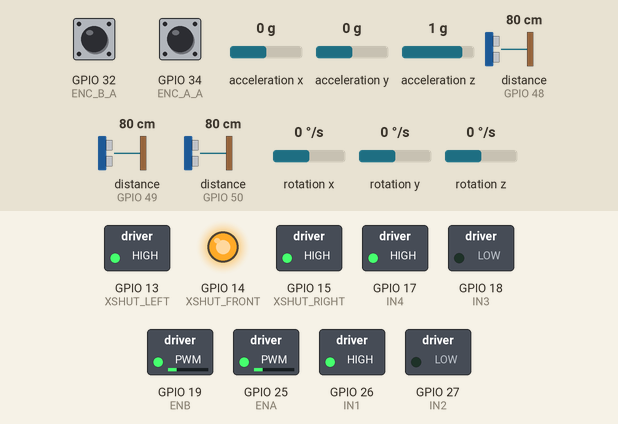
Recording of a sketch running on a simulated ESP32. On the bench: switched loads named in the sketch (green lamp = pin HIGH), output pins drawn as LEDs (lit = HIGH). The inputs (shaded band) are chosen by the test bench; at power-on: rotation z 0 °/s, distance to the obstacle (sensors on GPIO 48, GPIO 49, GPIO 50) 80 cm, GPIO 32 (ENC_B_A) HIGH, GPIO 34 (ENC_A_A) HIGH, acceleration x 0 g, acceleration y 0 g, acceleration z 1 g, rotation x 0 °/s, rotation y 0 °/s.

Above: at 6.3 s.
6.4 s: rotation z set to -192 °/s
14.3 s: rotation z set to 100 °/s
23.7 s: distance to the obstacle (sensor on GPIO 48) set to 10 cm
27.2 s: distance to the obstacle (sensor on GPIO 48) set to 7 cm
At 27.9 s:
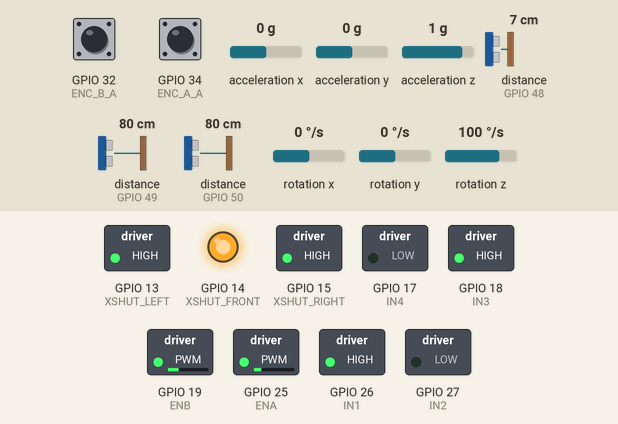
28.7 s: distance to the obstacle (sensor on GPIO 49) set to 17 cm
30.2 s: distance to the obstacle (sensor on GPIO 49) set to 13 cm
At 31.5 s:
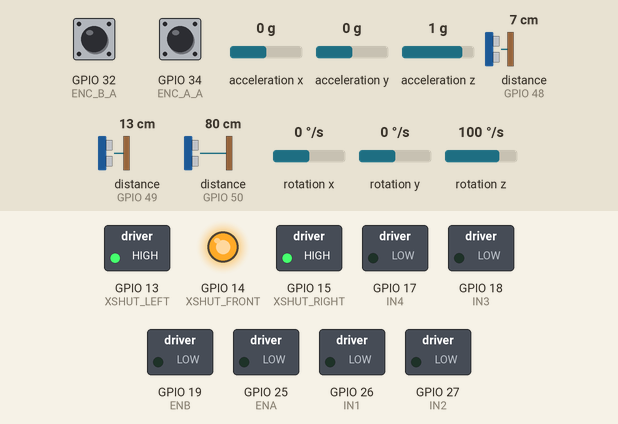
At 33.76 s:
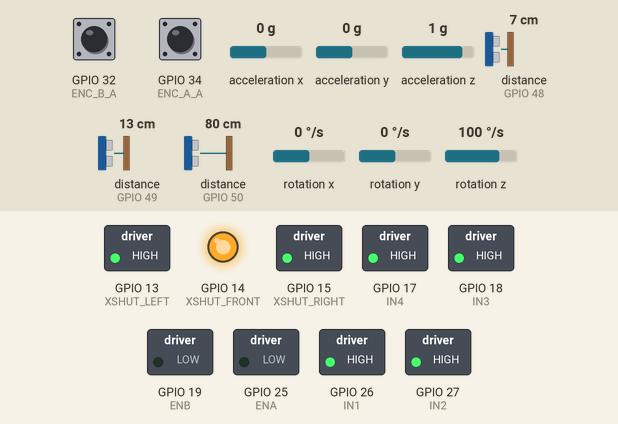
Timing chart, 0 to 34.7 s (numbered marks = the images above; inputs shaded):
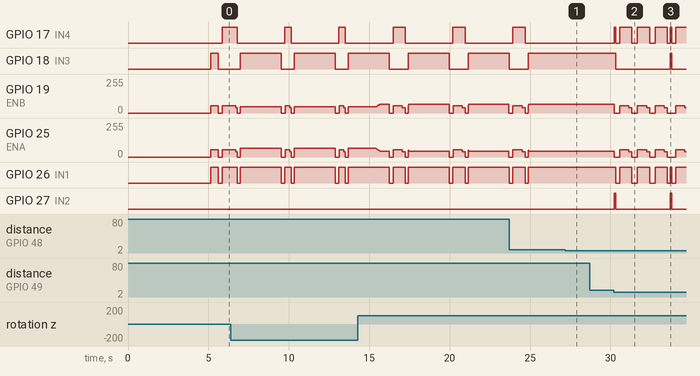

Measured:
- the behaviour switches between 9 and 8 cm on distance to the obstacle (sensor on GPIO 48) (found by bisection; images 0 and 1)
- the behaviour switches between 16 and 15 cm on distance to the obstacle (sensor on GPIO 49) (found by bisection; images 1 and 2)
- after the input at 27.2 s, GPIO 17 (IN4): stays LOW (without the input it goes to HIGH after 0.46 s); GPIO 18 (IN3): stays HIGH (without the input it goes to LOW after 0.22 s); GPIO 19 (ENB): stops changing and stays 66/255; GPIO 25 (ENA): stops changing and stays 45/255; GPIO 26 (IN1): stops changing and stays HIGH
- after the input at 28.7 s, every drawn part: stays the same
- after the input at 30.2 s, GPIO 17 (IN4): LOW → HIGH at once, → LOW 0.11 s later, → HIGH 0.24 s later, → LOW 0.76 s later, … (11 changes in this stretch); GPIO 18 (IN3): HIGH → LOW after 0.14 s, → HIGH 3.4 s later, → LOW 0.11 s later
- by itself, GPIO 17 (IN4): alternates HIGH for 0.76 s and LOW for 3.0 s
- by itself, GPIO 18 (IN3): alternates HIGH for 2.5 s and LOW for 1.2 s

The sketch:

leftHandAlgorithim.ino
```cpp
#include <Wire.h>
#include <Adafruit_VL53L0X.h>
#include <MPU6050.h>

// =====================
// PINS (ESP32)
// =====================
#define I2C_SDA 21
#define I2C_SCL 22

#define XSHUT_LEFT   13
#define XSHUT_FRONT  14
#define XSHUT_RIGHT  15

#define ADDR_LEFT   0x30
#define ADDR_FRONT  0x31
#define ADDR_RIGHT  0x32

// L298N -> ESP32
#define ENA 25
#define IN1 26
#define IN2 27

#define ENB 19
#define IN3 18
#define IN4 17

// Encoders
#define ENC_A_A 34
#define ENC_A_B 35
#define ENC_B_A 32
#define ENC_B_B 33

// =====================
// PWM (ESP32 LEDC v3.x)
// =====================
const int PWM_FREQ = 1000;
const int PWM_RES  = 8;   // 0..255

// =====================
// TUNE ZONE (keep your values)
// =====================

// Forward speed (SLOW)
int baseDuty = 55;
int trimA = 0;
int trimB = 1.6;
// Encoder & yaw corrections (gentle)
const float Kp_enc = 0.20f;
const int   MAX_CORR_ENC = 12;

const float Kp_yaw_straight = 0.9f;
const int   MAX_CORR_YAW_ST = 10;

// Wall thresholds
const int THRESH_FRONT_MM = 160;

// Side behavior
const int SIDE_MAX_MM     = 100;
const int THRESH_SIDE_MM  = 90;

// Timing
const unsigned long CONTROL_PERIOD_MS  = 20;   // motor update
const unsigned long FRONT_SENSE_MS     = 20;   // front check (faster than before)
const unsigned long SIDE_SENSE_MS      = 400;

const unsigned long STOP_MS            = 250;
const unsigned long POST_TURN_FWD_MS   = 2000;

// ✅ hard brake time (for best stopping)
const unsigned long BRAKE_MS           = 140;  // 100..200ms works well

// Turn tuning (UNCHANGED)
const float TURN_DEG_LEFT  = 76.0f;
const float TURN_SLOWDOWN  = 18.0f;
const int   TURN_DUTY_FAST = 55;
const int   TURN_DUTY_SLOW = 40;
const unsigned long TURN_TIMEOUT_MS = 2500;

const unsigned long BETWEEN_TURNS_MS = 90;

// =====================
// TYPES
// =====================
enum Decision { GO_FWD, TURN_L, TURN_R, TURN_U };
enum State    { RUNNING, STOPPING, TURNING, POST_TURN_FWD };

// =====================
// GLOBALS
// =====================
Adafruit_VL53L0X loxL, loxF, loxR;
MPU6050 mpu;

volatile long countA = 0;
volatile long countB = 0;

float yawDeg = 0.0f;
float gyroZ_bias_dps = 0.0f;
unsigned long lastIMUms = 0;

State state = RUNNING;
Decision pending = GO_FWD;

unsigned long tControl    = 0;
unsigned long tStop       = 0;
unsigned long tPost       = 0;

unsigned long tFrontSense = 0;
unsigned long tSideSense  = 0;

bool L_open_cache = false;
bool F_open_cache = true;
bool R_open_cache = false;

// =====================
// HELPERS
// =====================
int clampDuty(int x) {
  if (x < 0) return 0;
  if (x > 255) return 255;
  return x;
}
int clampSym(int x, int lim) {
  if (x >  lim) return  lim;
  if (x < -lim) return -lim;
  return x;
}

// =====================
// TOF INIT (3 sensors)
// =====================
bool beginWithRetries(Adafruit_VL53L0X &lox, uint8_t addr, int tries) {
  for (int i = 0; i < tries; i++) {
    if (lox.begin(addr, false, &Wire)) return true;
    delay(80);
  }
  return false;
}

bool bringUpAndSetAddress(Adafruit_VL53L0X &lox, int xshutPin, uint8_t newAddr) {
  digitalWrite(xshutPin, LOW);  delay(50);
  digitalWrite(xshutPin, HIGH); delay(150);

  if (!beginWithRetries(lox, 0x29, 6)) return false;

  lox.setAddress(newAddr);
  delay(20);

  if (!beginWithRetries(lox, newAddr, 3)) return false;
  return true;
}

int readMM_andStatus(Adafruit_VL53L0X &lox, uint8_t &statusOut) {
  VL53L0X_RangingMeasurementData_t m;
  lox.rangingTest(&m, false);
  statusOut = m.RangeStatus;
  if (m.RangeStatus != 0) return -1;
  return (int)m.RangeMilliMeter;
}

// =====================
// MPU (Yaw only)
// =====================
void calibrateGyroZ() {
  const int N = 600;
  long sum = 0;
  for (int i = 0; i < N; i++) {
    int16_t ax, ay, az, gx, gy, gz;
    mpu.getMotion6(&ax,&ay,&az,&gx,&gy,&gz);
    sum += gz;
    delay(3);
  }
  float avg_gz = (float)sum / (float)N;
  gyroZ_bias_dps = avg_gz / 131.0f;
}

void resetYaw() {
  yawDeg = 0.0f;
  lastIMUms = millis();
}

void updateYaw() {
  unsigned long now = millis();
  float dt = (now - lastIMUms) / 1000.0f;
  lastIMUms = now;
  if (dt <= 0) return;

  int16_t ax, ay, az, gx, gy, gz;
  mpu.getMotion6(&ax,&ay,&az,&gx,&gy,&gz);

  float gyroZ_dps = (gz / 131.0f) - gyroZ_bias_dps;
  yawDeg += gyroZ_dps * dt;
}

// =====================
// ENCODERS
// =====================
void IRAM_ATTR isrEncA_A() {
  int b = digitalRead(ENC_A_B);
  if (b == HIGH) countA++;
  else           countA--;
}
void IRAM_ATTR isrEncB_A() {
  int b = digitalRead(ENC_B_B);
  if (b == HIGH) countB++;
  else           countB--;
}

// =====================
// MOTORS
// =====================
void setForward() {
  digitalWrite(IN1, HIGH); digitalWrite(IN2, LOW);   // A forward
  digitalWrite(IN3, HIGH); digitalWrite(IN4, LOW);   // B forward
}

void setStopDirections() {
  digitalWrite(IN1, LOW); digitalWrite(IN2, LOW);
  digitalWrite(IN3, LOW); digitalWrite(IN4, LOW);
}

// ✅ HARD BRAKE (best stopping): short the motor terminals via H-bridge
void brakeMotors() {
  // Brake mode: IN1=IN2=HIGH (motor A), IN3=IN4=HIGH (motor B)
  digitalWrite(IN1, HIGH); digitalWrite(IN2, HIGH);
  digitalWrite(IN3, HIGH); digitalWrite(IN4, HIGH);
  ledcWrite(ENA, 0);
  ledcWrite(ENB, 0);
}

void stopMotors() {
  ledcWrite(ENA, 0);
  ledcWrite(ENB, 0);
  setStopDirections();
}

// Smooth straight controller: encoders + yaw hold (kept as you had it)
void driveStraightController() {
  static long lastA = 0, lastB = 0;
  static float targetYawDeg = 0.0f;

  updateYaw();

  long a = countA;
  long b = countB;

  long dA = a - lastA;
  long dB = b - lastB;
  lastA = a;
  lastB = b;

  dA = abs(dA);
  dB = abs(dB);

  long errEnc = dA - dB;
  int corrEnc = clampSym((int)(Kp_enc * errEnc), MAX_CORR_ENC);

  float yawErr = yawDeg - targetYawDeg;
  int corrYaw = clampSym((int)(Kp_yaw_straight * yawErr), MAX_CORR_YAW_ST);

  int dutyA = baseDuty - corrEnc - corrYaw + trimA;
  int dutyB = baseDuty + corrEnc + corrYaw + trimB;

  setForward();
  ledcWrite(ENA, clampDuty(dutyA));
  ledcWrite(ENB, clampDuty(dutyB));
}

// =====================
// IN-PLACE TURNS (UNCHANGED)
// =====================
void turnLeft90_MPU_inPlace_WORKING() {
  stopMotors();
  delay(120);

  resetYaw();
  delay(10);

  // A forward, B backward
  digitalWrite(IN1, HIGH); digitalWrite(IN2, LOW);
  digitalWrite(IN3, LOW);  digitalWrite(IN4, HIGH);

  unsigned long t0 = millis();

  while (millis() - t0 < TURN_TIMEOUT_MS) {
    updateYaw();

    float remaining = TURN_DEG_LEFT - fabs(yawDeg);
    int duty = (remaining < TURN_SLOWDOWN) ? TURN_DUTY_SLOW : TURN_DUTY_FAST;

    ledcWrite(ENA, duty);
    ledcWrite(ENB, duty);

    if (fabs(yawDeg) >= TURN_DEG_LEFT) break;
    delay(5);
  }

  stopMotors();
  delay(120);
  resetYaw();
}

void turnRight90_FAKE() {
  turnLeft90_MPU_inPlace_WORKING();
  delay(BETWEEN_TURNS_MS);
  turnLeft90_MPU_inPlace_WORKING();
  delay(BETWEEN_TURNS_MS);
  turnLeft90_MPU_inPlace_WORKING();
}

void turnAround_FAKE() {
  turnLeft90_MPU_inPlace_WORKING();
  delay(BETWEEN_TURNS_MS);
  turnLeft90_MPU_inPlace_WORKING();
}

// =====================
// LEFT HAND DECISION
// =====================
Decision leftHandDecision(bool L_open, bool F_open, bool R_open) {
  if (L_open) return TURN_L;
  if (F_open) return GO_FWD;
  if (R_open) return TURN_R;
  return TURN_U;
}

// =====================
// SENSOR READERS
// =====================
void readFrontFlag(bool &F_open) {
  uint8_t stF = 0;
  int F = readMM_andStatus(loxF, stF);

  if (F < 0) F = 999; // invalid treated as far (open)
  F_open = (F >= THRESH_FRONT_MM);
}

void readSideFlags(bool &L_open, bool &R_open) {
  uint8_t stL=0, stR=0;
  int L = readMM_andStatus(loxL, stL);
  int R = readMM_andStatus(loxR, stR);

  if (L < 0) L = 999;
  if (R < 0) R = 999;

  if (L > SIDE_MAX_MM) L = SIDE_MAX_MM;
  if (R > SIDE_MAX_MM) R = SIDE_MAX_MM;

  L_open = (L >= THRESH_SIDE_MM);
  R_open = (R >= THRESH_SIDE_MM);
}

// =====================
// SETUP
// =====================
void setup() {
  Serial.begin(115200);
  delay(200);

  Wire.begin(I2C_SDA, I2C_SCL);
  Wire.setClock(100000);

  // ToF power-up sequence
  pinMode(XSHUT_LEFT, OUTPUT);
  pinMode(XSHUT_FRONT, OUTPUT);
  pinMode(XSHUT_RIGHT, OUTPUT);

  digitalWrite(XSHUT_LEFT, LOW);
  digitalWrite(XSHUT_FRONT, LOW);
  digitalWrite(XSHUT_RIGHT, LOW);
  delay(200);

  bool okL = bringUpAndSetAddress(loxL, XSHUT_LEFT,  ADDR_LEFT);
  bool okF = bringUpAndSetAddress(loxF, XSHUT_FRONT, ADDR_FRONT);
  bool okR = bringUpAndSetAddress(loxR, XSHUT_RIGHT, ADDR_RIGHT);
  if (!(okL && okF && okR)) {
    Serial.println("❌ TOF init failed");
    while (1) delay(1000);
  }

  Wire.setClock(400000);


  // MPU
  mpu.initialize();
  if (!mpu.testConnection()) {
    Serial.println("❌ MPU6050 not found");
    while (1) delay(1000);
  }
  calibrateGyroZ();
  resetYaw();

  // Encoders
  pinMode(ENC_A_A, INPUT_PULLUP);
  pinMode(ENC_A_B, INPUT_PULLUP);
  pinMode(ENC_B_A, INPUT_PULLUP);
  pinMode(ENC_B_B, INPUT_PULLUP);
  attachInterrupt(digitalPinToInterrupt(ENC_A_A), isrEncA_A, RISING);
  attachInterrupt(digitalPinToInterrupt(ENC_B_A), isrEncB_A, RISING);

  // Motors
  pinMode(IN1, OUTPUT); pinMode(IN2, OUTPUT);
  pinMode(IN3, OUTPUT); pinMode(IN4, OUTPUT);

  ledcAttach(ENA, PWM_FREQ, PWM_RES);
  ledcAttach(ENB, PWM_FREQ, PWM_RES);

  stopMotors();

  // Timers
  tControl    = millis();
  tFrontSense = millis();
  tSideSense  = millis();

  // Prime caches
  readFrontFlag(F_open_cache);
  readSideFlags(L_open_cache, R_open_cache);
}

// =====================
// LOOP
// =====================
void loop() {
  unsigned long now = millis();

  if (state == RUNNING) {

    // ✅ Option A: emergency front check BEFORE driving (every control tick)
    if (now - tControl >= CONTROL_PERIOD_MS) {
      tControl = now;

      // front check right now (fast reaction)
      readFrontFlag(F_open_cache);
      if (!F_open_cache) {
        // ✅ best stop: BRAKE immediately
        brakeMotors();
        pending = leftHandDecision(L_open_cache, F_open_cache, R_open_cache);
        tStop = now;
        state = STOPPING;
        return;
      }

      // only drive if safe
      driveStraightController();
    }

    // extra front check (still useful)
    if (now - tFrontSense >= FRONT_SENSE_MS) {
      tFrontSense = now;
      readFrontFlag(F_open_cache);

      if (!F_open_cache) {
        brakeMotors();
        pending = leftHandDecision(L_open_cache, F_open_cache, R_open_cache);
        tStop = now;
        state = STOPPING;
        return;
      }
    }

    // side check slow
    if (now - tSideSense >= SIDE_SENSE_MS) {
      tSideSense = now;
      readSideFlags(L_open_cache, R_open_cache);

      if (L_open_cache) {
        // stopping for turn: brake too
        brakeMotors();
        pending = leftHandDecision(L_open_cache, F_open_cache, R_open_cache);
        tStop = now;
        state = STOPPING;
        return;
      }
    }

    return;
  }

  if (state == STOPPING) {
    // ✅ hold brake for a short time to kill momentum, then coast stop
    if (now - tStop <= BRAKE_MS) brakeMotors();
    else                         stopMotors();

    if (now - tStop >= STOP_MS) state = TURNING;
    return;
  }

  if (state == TURNING) {
    if (pending == TURN_L) {
      turnLeft90_MPU_inPlace_WORKING();
    } else if (pending == TURN_R) {
      turnRight90_FAKE();
    } else if (pending == TURN_U) {
      turnAround_FAKE();
    } else {
      // GO_FWD -> do nothing
    }

    tPost       = millis();
    tControl    = millis();
    tFrontSense = millis();
    tSideSense  = millis();

    state = POST_TURN_FWD;
    return;
  }

  if (state == POST_TURN_FWD) {
    if (now - tControl >= CONTROL_PERIOD_MS) {
      tControl = now;

      // ✅ also emergency stop in post-forward
      readFrontFlag(F_open_cache);
      if (!F_open_cache) {
        brakeMotors();
        pending = TURN_L; // safest behavior; you can keep your decision function if you want
        tStop = now;
        state = STOPPING;
        return;
      }

      driveStraightController();
    }

    if (now - tPost >= POST_TURN_FWD_MS) {
      tFrontSense = now;
      tSideSense  = now;
      state = RUNNING;
    }
    return;
  }
}
```
